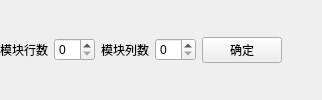
                   <widget class="QWidget" name="widget_74" native="true">
                    <layout class="QHBoxLayout" name="horizontalLayout_50">
                     <property name="spacing">
                      <number>6</number>
                     </property>
                     <property name="leftMargin">
                      <number>0</number>
                     </property>
                     <property name="topMargin">
                      <number>0</number>
                     </property>
                     <property name="rightMargin">
                      <number>0</number>
                     </property>
                     <property name="bottomMargin">
                      <number>0</number>
                     </property>
                     <item>
                      <widget class="QLabel" name="label_11">
                       <property name="text">
                        <string>模块行数</string>
                       </property>
                      </widget>
                     </item>
                     <item>
                      <widget class="QSpinBox" name="spinBox_moduleRow"/>
                     </item>
                     <item>
                      <widget class="QLabel" name="label_18">
                       <property name="text">
                        <string>模块列数</string>
                       </property>
                      </widget>
                     </item>
                     <item>
                      <widget class="QSpinBox" name="spinBox_moduleColumn"/>
                     </item>
                     <item>
                      <widget class="QPushButton" name="btn_ConfirmModule">
                       <property name="focusPolicy">
                        <enum>Qt::TabFocus</enum>
                       </property>
                       <property name="text">
                        <string>确定</string>
                       </property>
                      </widget>
                     </item>
                     <item>
                      <spacer name="horizontalSpacer_96">
                       <property name="orientation">
                        <enum>Qt::Horizontal</enum>
                       </property>
                       <property name="sizeHint" stdset="0">
                        <size>
                         <width>40</width>
                         <height>20</height>
                        </size>
                       </property>
                      </spacer>
                     </item>
                    </layout>
                   </widget>
